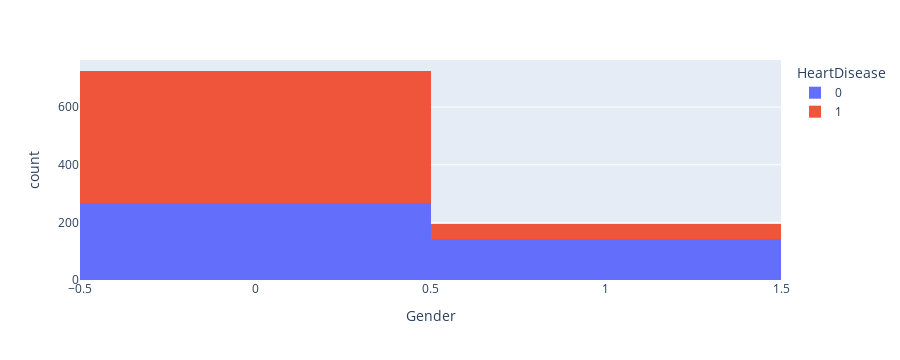

The code cell stored with this chart in its notebook:
### Code cell
px.histogram(heart_df, x = "Gender" , color = "HeartDisease")

### Figure 1 — Plotly figure (JSON) as saved in the notebook; plotly's stock layout.template omitted (floating-point values rounded to 4 significant figures; data arrays with more than 128 entries replaced by an {"elided": "..."} marker saying what was removed)
{"data": [{"alignmentgroup": "True", "bingroup": "x", "hovertemplate": "HeartDisease=0<br>Gender=%{x}<br>count=%{y}<extra></extra>", "legendgroup": "0", "marker": {"color": "#636efa", "pattern": {"shape": ""}}, "name": "0", "offsetgroup": "0", "orientation": "v", "showlegend": true, "type": "histogram", "x": {"elided": "410 int values"}, "xaxis": "x", "yaxis": "y"}, {"alignmentgroup": "True", "bingroup": "x", "hovertemplate": "HeartDisease=1<br>Gender=%{x}<br>count=%{y}<extra></extra>", "legendgroup": "1", "marker": {"color": "#EF553B", "pattern": {"shape": ""}}, "name": "1", "offsetgroup": "1", "orientation": "v", "showlegend": true, "type": "histogram", "x": {"elided": "508 int values"}, "xaxis": "x", "yaxis": "y"}], "layout": {"barmode": "relative", "height": 360, "legend": {"title": {"text": "HeartDisease"}, "tracegroupgap": 0}, "margin": {"t": 60}, "xaxis": {"anchor": "y", "autorange": true, "domain": [0, 1], "range": [-0.5, 1.5], "title": {"text": "Gender"}, "type": "linear"}, "yaxis": {"anchor": "x", "autorange": true, "domain": [0, 1], "range": [0, 482.1], "title": {"text": "count"}}}}
